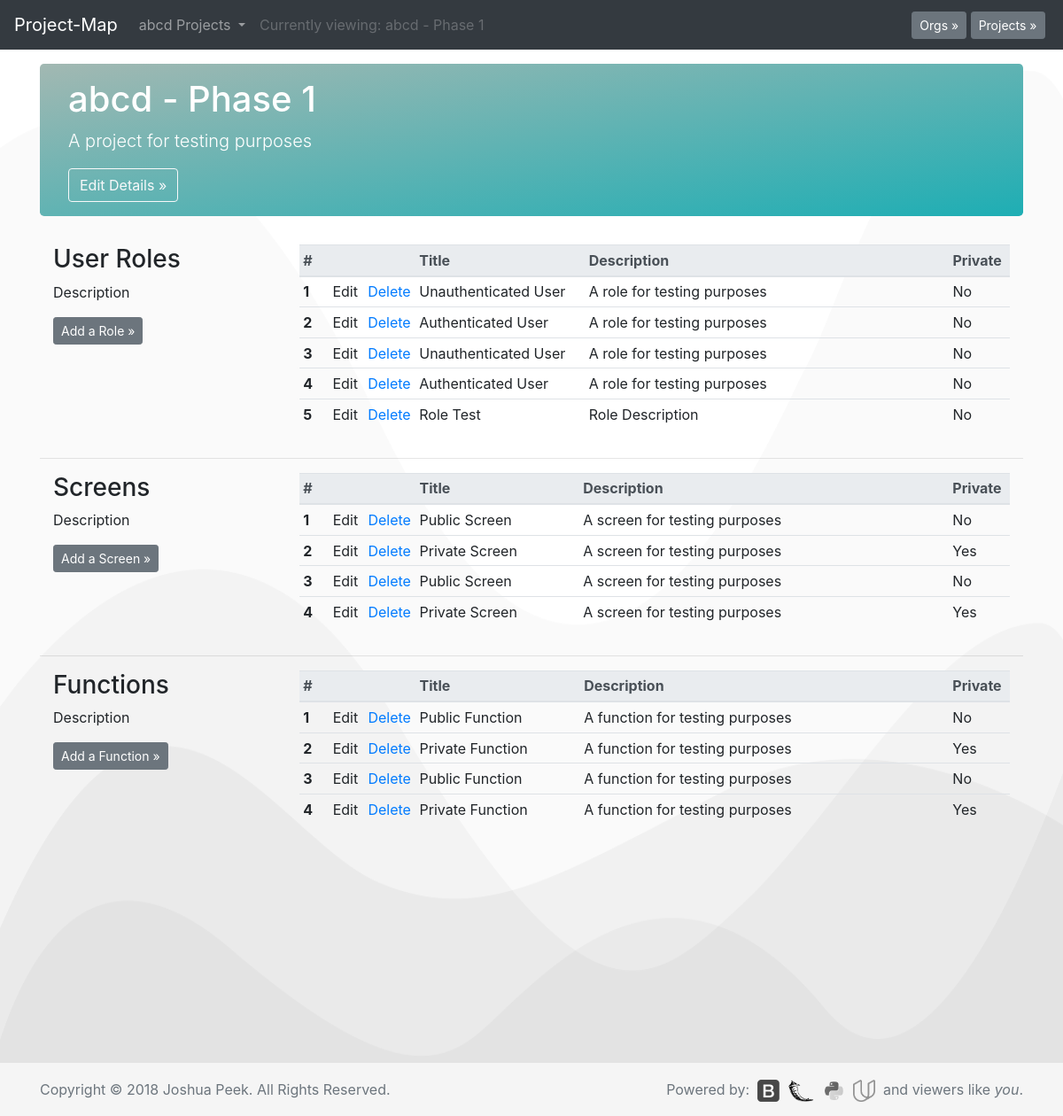
The page /1/1/ on the database as committed earlier.
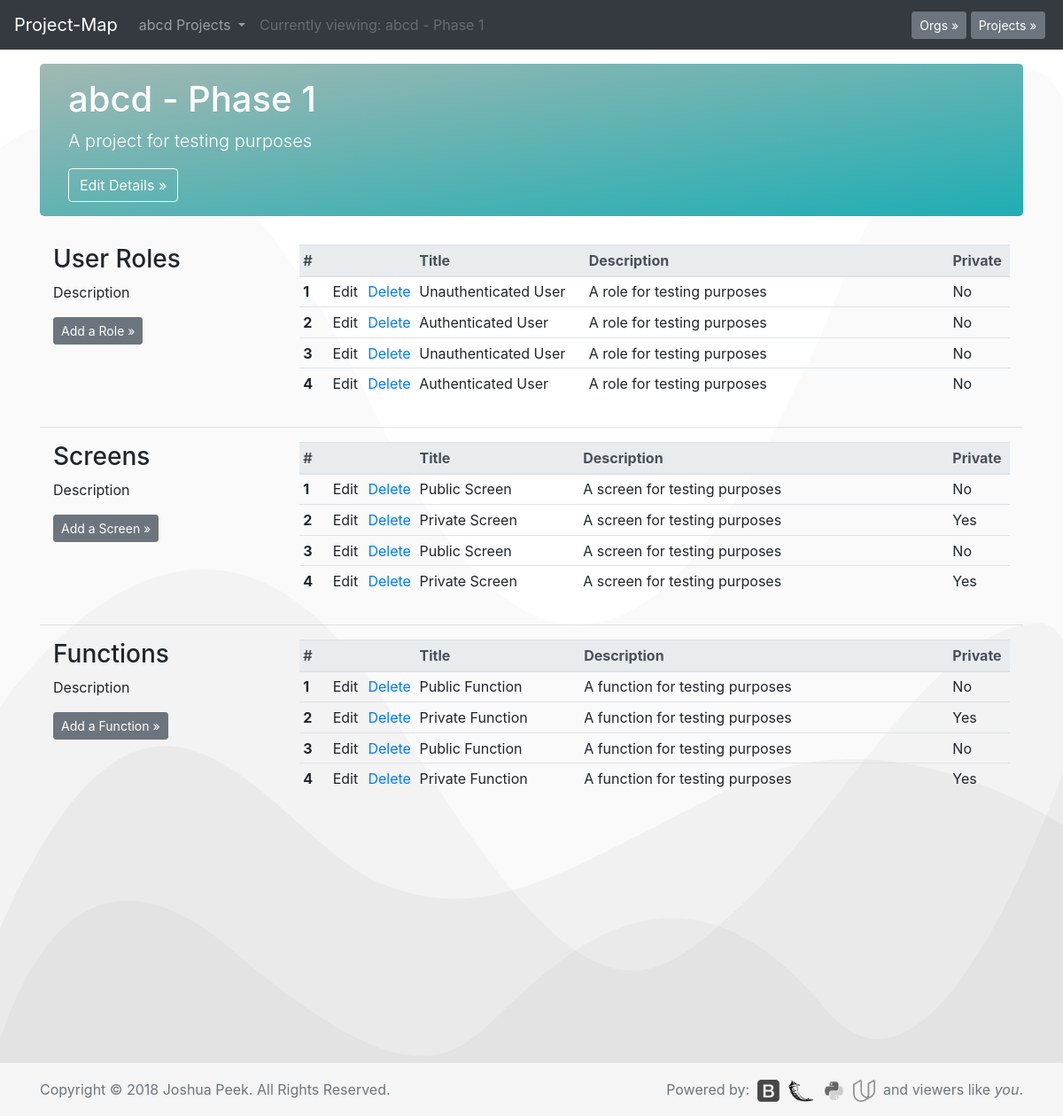
The same page on the database as committed later.
### database_setup.py (models this page shows, shortened)
class Org(Base):
    __tablename__ = 'org'
    id = Column(Integer, primary_key=True)
    title = Column(String(250), nullable=False)
    description = Column(String(500))

class Project(Base):
    __tablename__ = 'project'
    id = Column(Integer, primary_key=True)
    title = Column(String(250), nullable=False)
    description = Column(String(500))
    stage = Column(String(100))
    org_id = Column(Integer, ForeignKey('org.id'))
    org = relationship(Org)

class Role(Base):
    __tablename__ = 'role'
    id = Column(Integer, primary_key=True)
    title = Column(String(250), nullable=False)
    description = Column(String(500))
    authRequired = Column(String(5))
    org_id = Column(Integer, ForeignKey('org.id'))
    org = relationship(Org)
    project_id = Column(Integer, ForeignKey('project.id'))
    project = relationship(Project)

class Screen(Base):
    __tablename__ = 'screen'
    id = Column(Integer, primary_key=True)
    title = Column(String(250), nullable=False)
    description = Column(String(500))
    authRequired = Column(String(5))
    roles = Column(String(500))
    org_id = Column(Integer, ForeignKey('org.id'))
    org = relationship(Org)
    project_id = Column(Integer, ForeignKey('project.id'))
    project = relationship(Project)

class Function(Base):
    __tablename__ = 'function'
    id = Column(Integer, primary_key=True)
    title = Column(String(250), nullable=False)
    description = Column(String(500))
    authRequired = Column(String(5))
    roles = Column(String(500))
    screens = Column(String(500))
    org_id = Column(Integer, ForeignKey('org.id'))
    org = relationship(Org)
    project_id = Column(Integer, ForeignKey('project.id'))
    project = relationship(Project)

### app.py (the view)
@app.route('/<int:org_id>/<int:project_id>/')
def projectPage(org_id, project_id):
    allorgs = session.query(Org).all()
    allprojects = session.query(Project).all()
    org = session.query(Org).filter_by(id=org_id).one()
    project = session.query(Project).filter_by(id=project_id).one()
    projects = session.query(Project).filter_by(org_id=org.id).all()
    roles = session.query(Role).filter_by(project_id=project.id).all()
    screens = session.query(Screen).filter_by(project_id=project.id).all()
    fgs = session.query(Functgroup).filter_by(project_id=project.id).all()
    functions = session.query(Function).filter_by(project_id=project.id).all()
    return render_template('project.html', org=org,
                           project=project, roles=roles,
                           screens=screens, fgs=fgs,
                           functions=functions, projects=projects,
                           allorgs=allorgs, allprojects=allprojects)

### templates/project.html (shortened to what this page needs)
<!doctype html>
<html lang="en">
  {% include "header.html" %}
  <body>
    <nav class="navbar navbar-expand-md navbar-dark fixed-top bg-dark">
      <a class="navbar-brand" href="/">Project-Map</a>
      <div class="collapse navbar-collapse" id="navbarCollapse">
        <ul class="navbar-nav mr-auto">
          <li class="nav-item dropdown">
            <a class="nav-link dropdown-toggle" href="#" id="navbarDropdown" role="button" data-toggle="dropdown" aria-haspopup="true" aria-expanded="false">
              {{org.title}} Projects
            </a>
          </li>
          <li class="nav-item">
            <span class="nav-link disabled">Currently viewing: {{org.title}} - {{project.title}}</span>
          </li>
        </ul>
        <button type="button" class="btn btn-secondary btn-sm my-2 my-sm-0" data-toggle="modal" data-target="#org-select">Orgs &raquo;</button>&nbsp;
        <button type="button" class="btn btn-secondary btn-sm my-2 my-sm-0" data-toggle="modal" data-target="#project-select">Projects &raquo;</button>&nbsp;
      </div>
    </nav>
    <main role="main" class="container">
      <div class="jumbotron" style="padding:1rem 2rem;">
        <h1>{{org.title}} - {{project.title}}</h1>
        <p class="lead">{{project.description}}</p>
        <button type="button" class="btn btn-md btn btn-outline-light" data-toggle="modal" data-target="#edit-project-details">Edit Details &raquo;</button>
      </div>
      <div class="container">
        <div class="row">
          <div class="col-md-3">
            <h3>User Roles</h3>
              <p>Description</p>
              <form action="{{url_for('newRole', project_id = project.id)}}">
                <p><button type="submit" class="btn btn-secondary btn-sm">Add a Role &raquo;</button></p>
              </form>
              <br>
          </div>
          <div class="col-md-9">
            <table class="table table-responsive table-sm table-hover" width="100%">
              <thead class="thead-light">
                <tr>
                  <th scope="col" width="35px">#</th>
                  <th scope="col" width="40px"></th>
                  <th scope="col" width="40px"></th>
                  <th scope="col" width="200px">Title</th>
                  <th scope="col" width="457px">Description</th>
                  <th scope="col" width="70px">Private</th>
                </tr>
              </thead>
              <tbody>
                {% for i in roles %}
                <tr>
                  <th scope="row">{{loop.index}}</th>
                  <td>Edit</td>
                  <td><a href="{{url_for('delRole', role_id = i.id)}}">Delete</a></td>
                  <td>{{i.title}}</td>
                  <td>{{i.description}}</td>
                  <td>{{i.authRequired}}</td>
                </tr>
                {% endfor %}
              </tbody>
            </table>
          </div>
        </div>
      </div>
      <hr>
      <div class="container">
        <div class="row">
          <div class="col-md-3">
            <h3>Screens</h3>
            <p>Description</p>
              <form action="{{url_for('newScreen', project_id = project.id)}}">
                <p><button type="submit" class="btn btn-secondary btn-sm">Add a Screen &raquo;</button></p>
              </form>
              <br>
          </div>
          <div class="col-md-9">
            <table class="table table-responsive table-sm table-hover" width="100%">
              <thead class="thead-light">
                <tr>
                  <th scope="col" width="35px">#</th>
                  <th scope="col" width="40px"></th>
                  <th scope="col" width="40px"></th>
                  <th scope="col" width="200px">Title</th>
                  <th scope="col" width="457px">Description</th>
                  <th scope="col" width="70px">Private</th>
                </tr>
              </thead>
              <tbody>
                {% for i in screens %}
                <tr>
                  <th scope="row">{{loop.index}}</th>
                  <td>Edit</td>
                  <td><a href="{{url_for('delScreen', screen_id = i.id)}}">Delete</a></td>
                  <td>{{i.title}}</td>
                  <td>{{i.description}}</td>
                  <td>{{i.authRequired}}</td>
                </tr>
                {% endfor %}
              </tbody>
            </table>
          </div>
        </div>
      </div>
        <hr>
      <div class="container">
        <div class="row">
          <div class="col-md-3">
            <h3>Functions</h3>
            <p>Description</p>
            <form action="{{url_for('newFunction', project_id = project.id)}}">
              <p><button type="submit" class="btn btn-secondary btn-sm">Add a Function &raquo;</button></p>
            </form>
              <br>
          </div>
          <div class="col-md-9">
            <table class="table table-responsive table-sm table-hover" width="100%">
              <thead class="thead-light">
                <tr>
                  <th scope="col" width="35px">#</th>
                  <th scope="col" width="40px"></th>
                  <th scope="col" width="40px"></th>
                  <th scope="col" width="200px">Title</th>
                  <th scope="col" width="457px">Description</th>
                  <th scope="col" width="70px">Private</th>
                </tr>
              </thead>
              <tbody>
                {% for i in functions %}
                <tr>
                  <th scope="row">{{loop.index}}</th>
                  <td>Edit</td>
                  <td><a href="{{url_for('delFunction', function_id=i.id)}}">Delete</a></td>
                  <td>{{i.title}}</td>
                  <td>{{i.description}}</td>
                  <td>{{i.authRequired}}</td>
                </tr>
                {% endfor %}
              </tbody>
            </table>
          </div>
        </div>
      </div>
    </main>
  {% include "footer.html" %}
  </body>
</html>

### templates/header.html (shortened to what this page needs)
<head>
  <link href="../../../../static/styles.css" rel="stylesheet">
</head>

### templates/footer.html (shortened to what this page needs)
<footer class="footer">
  <div class="container">
    <span class="text-muted">Copyright © 2018 Joshua Peek. All Rights Reserved.</span>
    <span style="float:right;">
      <span class="text-muted">Powered by:&nbsp;</span>
      <a href="https://getbootstrap.com/"><img class="grayscale" src="../../../../static/images/bootstrap.png" height="25px"></a>&nbsp;
      <a href="http://flask.pocoo.org/"><img class="grayscale" src="../../../../static/images/flask.png" height="25px"></a>&nbsp;
      <a href="https://www.python.org/"><img class="grayscale" src="../../../../static/images/python.png" height="25px"></a>&nbsp;
      <a href="https://www.udacity.com/"><img class="grayscale" src="../../../../static/images/udacity.png" height="25px"></a>&nbsp;
      <span class="text-muted"> and viewers like <i>you</i>.</span>
    </span>
  </div>
</footer>

Rows that differ between the two databases and show on the page:
removed Role: title "Role Test", description "Role Description", authRequired "No"
